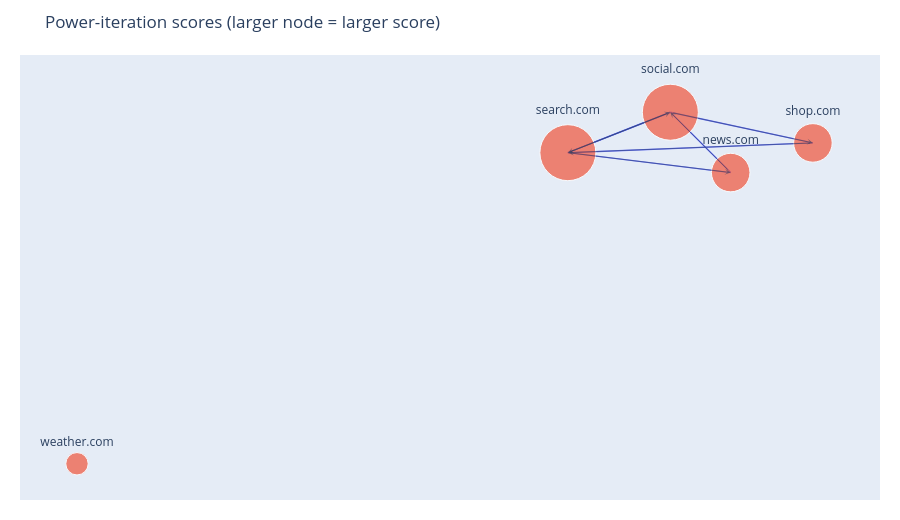
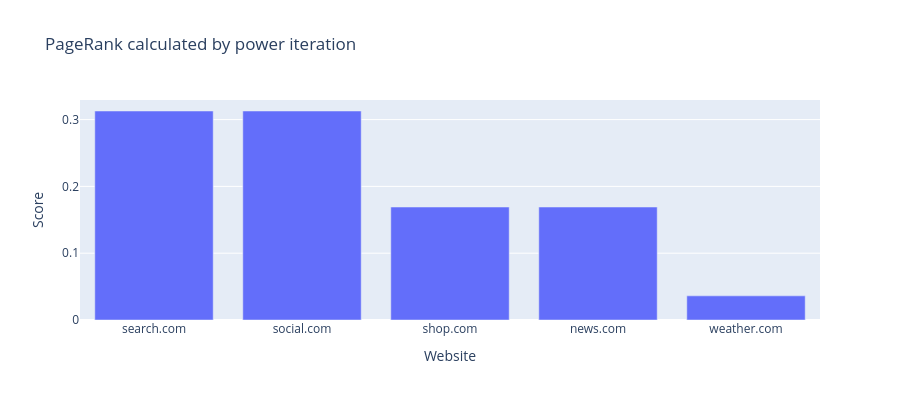

Here is the notebook cell these charts were saved with, in order:
### Code cell
power_scores, power_history = pagerank_power_iteration(
    website.graph,
    alpha=0.85,
    tol=1e-12,
    max_iter=1000,
)

print("Power iteration updates:", len(power_history) - 1)
print("Sum of power-iteration scores:", sum(power_scores.values()))
plot_web_graph(website.graph, title="Power-iteration scores (larger node = larger score)", scores=power_scores)
plot_rank_bars(power_scores, title="PageRank calculated by power iteration")

### Figure 1 — Plotly figure (JSON) as saved in the notebook; plotly's stock layout.template omitted (floating-point values rounded to 4 significant figures)
{"data": [{"hoverinfo": "skip", "line": {"width": 1.4}, "mode": "lines", "name": "links", "x": [-0.003815, 0.09637, null, -0.003815, 0.1554, null, 0.09637, -0.003815, null, 0.09637, 0.2358, null, 0.2358, -0.003815, null, 0.1554, 0.09637, null], "y": [0.2203, 0.3789, null, 0.2203, 0.1423, null, 0.3789, 0.2203, null, 0.3789, 0.2586, null, 0.2586, 0.2203, null, 0.1423, 0.3789, null], "type": "scatter"}, {"hoverinfo": "text", "hovertext": ["<b>search.com</b><br>Outgoing links: 2<br>PageRank: 0.31283", "<b>social.com</b><br>Outgoing links: 2<br>PageRank: 0.31283", "<b>shop.com</b><br>Outgoing links: 1<br>PageRank: 0.16910", "<b>news.com</b><br>Outgoing links: 1<br>PageRank: 0.16910", "<b>weather.com</b><br>Outgoing links: 0<br>PageRank: 0.03614"], "marker": {"line": {"width": 1}, "size": [56.0, 56.0, 38.54, 38.54, 22.39]}, "mode": "markers+text", "name": "pages", "text": ["search.com", "social.com", "shop.com", "news.com", "weather.com"], "textposition": "top center", "x": [-0.003815, 0.09637, 0.2358, 0.1554, -0.4837], "y": [0.2203, 0.3789, 0.2586, 0.1423, -1.0], "type": "scatter"}], "layout": {"margin": {"l": 20, "r": 20, "t": 55, "b": 20}, "xaxis": {"visible": false}, "yaxis": {"visible": false}, "title": {"text": "Power-iteration scores (larger node = larger score)"}, "showlegend": false, "hovermode": "closest", "annotations": [{"arrowhead": 3, "arrowsize": 1, "arrowwidth": 1, "ax": -0.003815, "axref": "x", "ay": 0.2203, "ayref": "y", "opacity": 0.55, "showarrow": true, "x": 0.09637, "xref": "x", "y": 0.3789, "yref": "y"}, {"arrowhead": 3, "arrowsize": 1, "arrowwidth": 1, "ax": -0.003815, "axref": "x", "ay": 0.2203, "ayref": "y", "opacity": 0.55, "showarrow": true, "x": 0.1554, "xref": "x", "y": 0.1423, "yref": "y"}, {"arrowhead": 3, "arrowsize": 1, "arrowwidth": 1, "ax": 0.09637, "axref": "x", "ay": 0.3789, "ayref": "y", "opacity": 0.55, "showarrow": true, "x": -0.003815, "xref": "x", "y": 0.2203, "yref": "y"}, {"arrowhead": 3, "arrowsize": 1, "arrowwidth": 1, "ax": 0.09637, "axref": "x", "ay": 0.3789, "ayref": "y", "opacity": 0.55, "showarrow": true, "x": 0.2358, "xref": "x", "y": 0.2586, "yref": "y"}, {"arrowhead": 3, "arrowsize": 1, "arrowwidth": 1, "ax": 0.2358, "axref": "x", "ay": 0.2586, "ayref": "y", "opacity": 0.55, "showarrow": true, "x": -0.003815, "xref": "x", "y": 0.2203, "yref": "y"}, {"arrowhead": 3, "arrowsize": 1, "arrowwidth": 1, "ax": 0.1554, "axref": "x", "ay": 0.1423, "ayref": "y", "opacity": 0.55, "showarrow": true, "x": 0.09637, "xref": "x", "y": 0.3789, "yref": "y"}], "height": 520}}

### Figure 2 — Plotly figure (JSON) as saved in the notebook; plotly's stock layout.template omitted (floating-point values rounded to 4 significant figures)
{"data": [{"hovertemplate": "%{x}<br>Score: %{y:.6f}<extra></extra>", "x": ["search.com", "social.com", "shop.com", "news.com", "weather.com"], "y": [0.3128, 0.3128, 0.1691, 0.1691, 0.03614], "type": "bar"}], "layout": {"title": {"text": "PageRank calculated by power iteration"}, "xaxis": {"title": {"text": "Website"}}, "yaxis": {"title": {"text": "Score"}}, "height": 400}}
